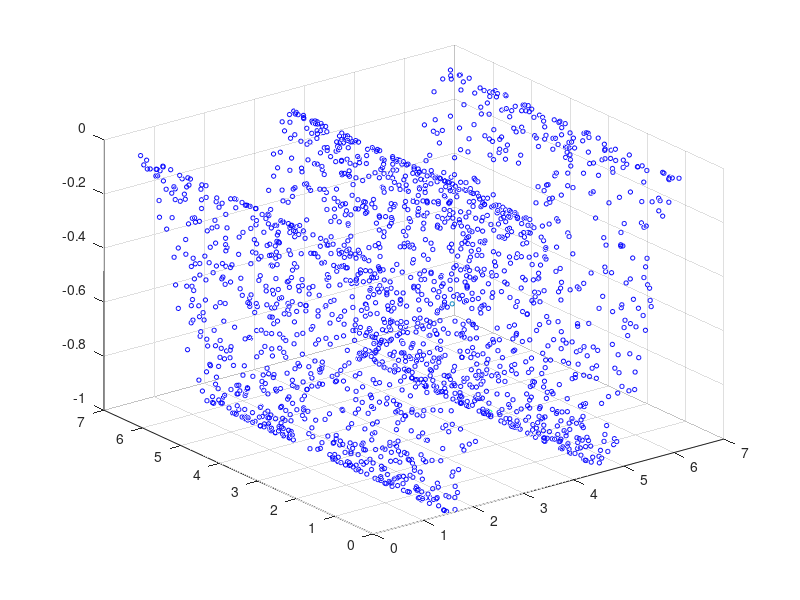

MATLAB code to generate this figure: (Note: this script raises an error after producing the figure.)
hold off;
X = rand(2000,3);
X = X .* (2*pi);
X(:,3) = sin(X(:,1)) .* -sin(X(:,1));
c = zeros(1,2000);
p1 = max(((X(:,1) < 4.8) & (X(:,1) > 4.6) & (X(:,2) < 3.3) & (X(:,2) > 2.9)) .* [1:2000]')
p2 =  max(((X(:,1) < 4.1) & (X(:,1) > 3.9) & (X(:,2) < 3.3) & (X(:,2) > 2.9)) .* [1:2000]')
c(p1) = 1;
c(p2) = 0.5;
scatter3(X(:,1)',X(:,2)',X(:,3)',10,c)
colormap winter;

[D1, ni1, nbhd1] = adaptive_find_nn(X, 70, 2);
[D2, ni2, nbhd2] = adaptive_find_nn_noexp(X, 70, 2);
[D3, ni3] = find_nn(X, 70);

n11 = ni1(p1,:);
n11 = n11(n11~=0);
n12 = ni1(p2,:);
n12 = n12(n12~=0);

n21 = ni2(p1,:);
n21 = n21(n21~=0);
n22 = ni2(p2,:);
n22 = n22(n22~=0);

n31 = ni3(p1,:);
n31 = n31(n31~=0);
n32 = ni3(p2,:);
n32 = n32(n32~=0);

size(n1)
size(n2)
hold on;



scatter3(X(n1,1)',X(n1,2)',X(n1,3)','rx');
scatter3(X(n2,1)',X(n2,2)',X(n2,3)','g+');

xlim([2.6,5.4])
zlim([-1.1,0.1])
ylim([2,4.5])

%plottangentspace(X(n2,:))
%plottangentspace(X(n1,:))


non11 = setdiff([1:2000],n11);
non12 = setdiff([1:2000],n12);

non21 = setdiff([1:2000],n21);
non22 = setdiff([1:2000],n22);

non31 = setdiff([1:2000],n31);
non32 = setdiff([1:2000],n32);

scatter3(X(non31,1)',X(non31,2)',X(non31,3)',10)
hold on
scatter3(X(n31,1)',X(n31,2)',X(n31,3)','rx');
scatter3(X(p1,1)',X(p1,2)',X(p1,3)',50,'ko');
hold off

view([-5,52])
xlim([2.6,5.6])
zlim([-1.1,0.1])
ylim([2,4.5])

scatter3(X(non21,1)',X(non21,2)',X(non21,3)',10)
hold on
scatter3(X(n21,1)',X(n21,2)',X(n21,3)','rx');
scatter3(X(p1,1)',X(p1,2)',X(p1,3)',50,'ko');
hold off

view([-5,52])
xlim([2.6,5.6])
zlim([-1.1,0.1])
ylim([2,4.5])

scatter3(X(non11,1)',X(non11,2)',X(non11,3)',10)
hold on
scatter3(X(n11,1)',X(n11,2)',X(n11,3)','rx');
scatter3(X(p1,1)',X(p1,2)',X(p1,3)',50,'ko');
hold off

view([-5,52])
xlim([2.6,5.6])
zlim([-1.1,0.1])
ylim([2,4.5])

scatter3(X(non11,1)',X(non11,2)',X(non11,3)',10)
hold on
scatter3(X(n11,1)',X(n11,2)',X(n11,3)','rx');
scatter3(X(p1,1)',X(p1,2)',X(p1,3)',50,'ko');
plottangentspace(X(n11,:))
hold off

view([-5,52])
xlim([2.6,5.6])
zlim([-1.1,0.1])
ylim([2,4.5])


scatter3(X(non32,1)',X(non32,2)',X(non32,3)',10)
hold on
scatter3(X(n32,1)',X(n32,2)',X(n32,3)','rx');
scatter3(X(p2,1)',X(p2,2)',X(p2,3)',50,'ko');
hold off

view([33,35])
xlim([2.6,5.4])
zlim([-1.1,0.1])
ylim([1.5,4.5])


scatter3(X(non22,1)',X(non22,2)',X(non22,3)',10)
hold on
scatter3(X(n22,1)',X(n22,2)',X(n22,3)','rx');
scatter3(X(p2,1)',X(p2,2)',X(p2,3)',50,'ko');
hold off

view([33,35])
xlim([2.6,5.4])
zlim([-1.1,0.1])
ylim([1.5,4.5])


scatter3(X(non12,1)',X(non12,2)',X(non12,3)',10)
hold on
scatter3(X(n12,1)',X(n12,2)',X(n12,3)','rx');
scatter3(X(p2,1)',X(p2,2)',X(p2,3)',50,'ko');
hold off

view([33,35])
xlim([2.6,5.4])
zlim([-1.1,0.1])
ylim([1.5,4.5])
